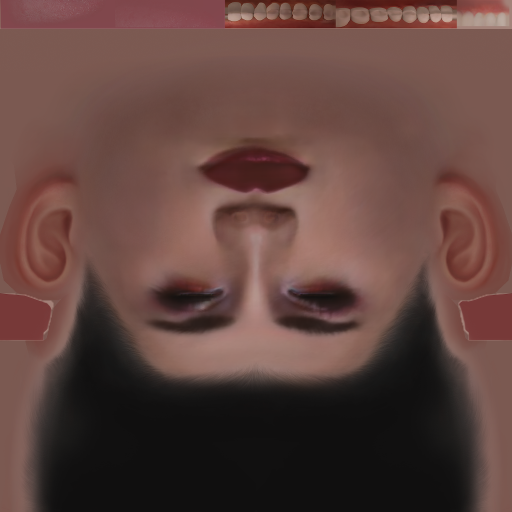
#> input picture data/3_uv.png, 1024 x 1024 px, given in place of source.png, which was not available (shown at 1/2 size)
$ python test.py
#> lines starting #> are read from the running program, lines starting #| are printed output that depends on the picture; pictures that were not available may be replaced by others from this repository, and a replacement may not be noted
import open3d as o3d
import cv2
import numpy as np
import math

'''
验证opencv UV坐标取法:
u, v正常取
访问image时将u, v对换
'''
dataFile = "./data"
source_mesh = o3d.io.read_triangle_mesh(dataFile + "/source.obj")
target_mesh = o3d.io.read_triangle_mesh(dataFile + "/target.obj")
result_mesh = o3d.io.read_triangle_mesh(dataFile + "/result.obj")

source_image = cv2.imread(dataFile + "/source.png")
#> source_image is the input picture: shape (1024, 1024, 3); mean B, G, R 62.3, 67.6, 95.6
target_image = cv2.imread(dataFile + "/target.png")
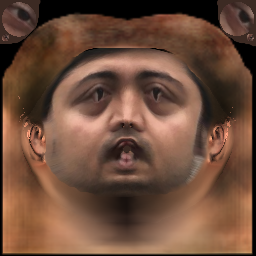
#> input picture data/target.png, 256 x 256 px
#> target_image is the input picture: shape (256, 256, 3); mean B, G, R 59.8, 77.6, 110.7

source_image = cv2.pyrDown(source_image)
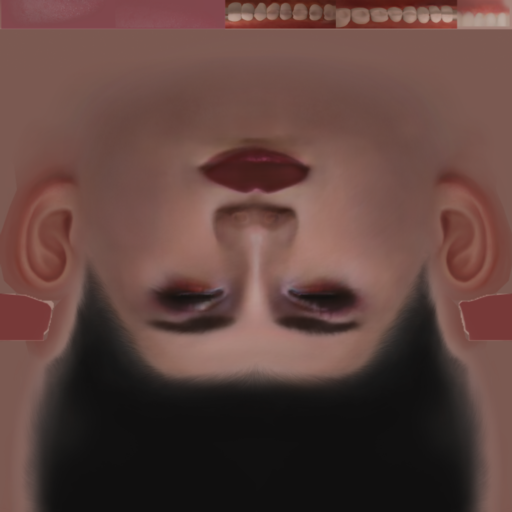
#> source_image: shape (512, 512, 3); mean B, G, R 62.3, 67.6, 95.6
source_image = cv2.pyrDown(source_image)
#> source_image: shape (256, 256, 3)
source_image = cv2.pyrDown(source_image)
#> source_image: shape (128, 128, 3)
source_image = cv2.pyrDown(source_image)
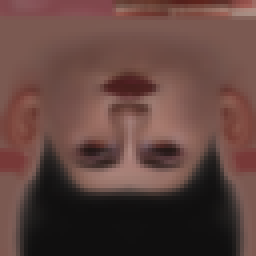
#> source_image: shape (64, 64, 3) (shown 4 times larger); mean B, G, R 62.6, 67.8, 96.2

source_triangles = np.asarray(source_mesh.triangles)
source_uvs = source_mesh.triangle_uvs
h,w = source_image.shape[:2]
#> h = 64; w = 64
#> (the run stopped early here; a loop or call above may not have finished)
